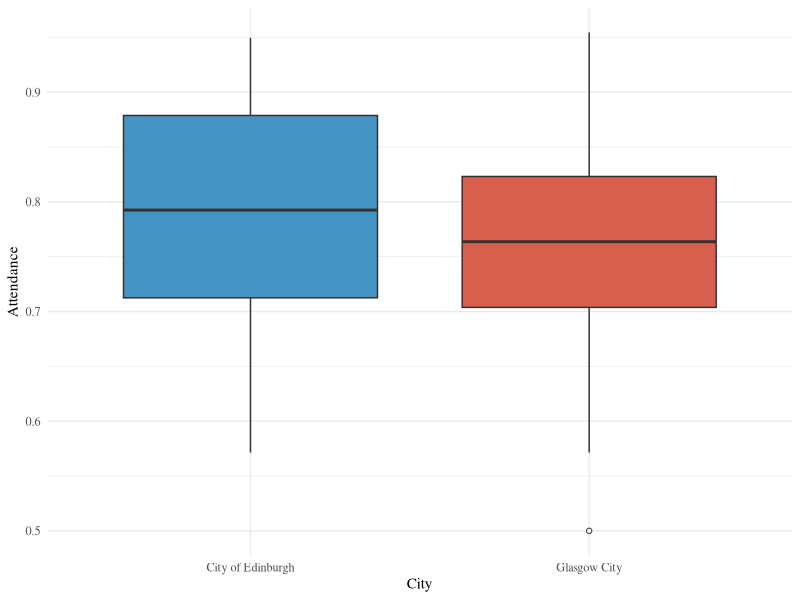
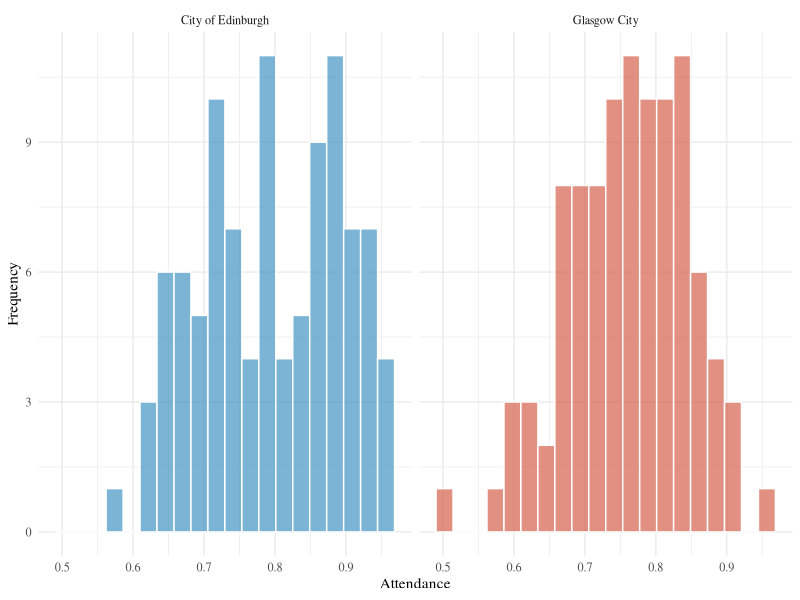
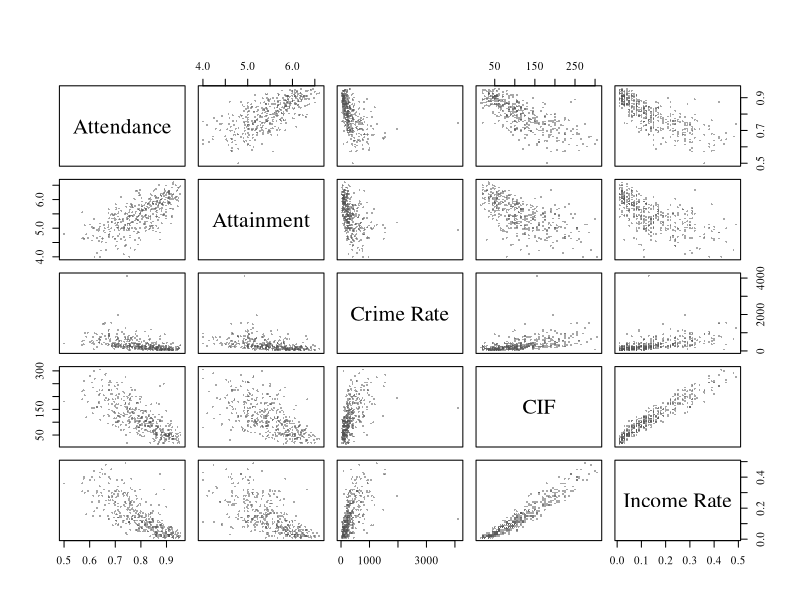
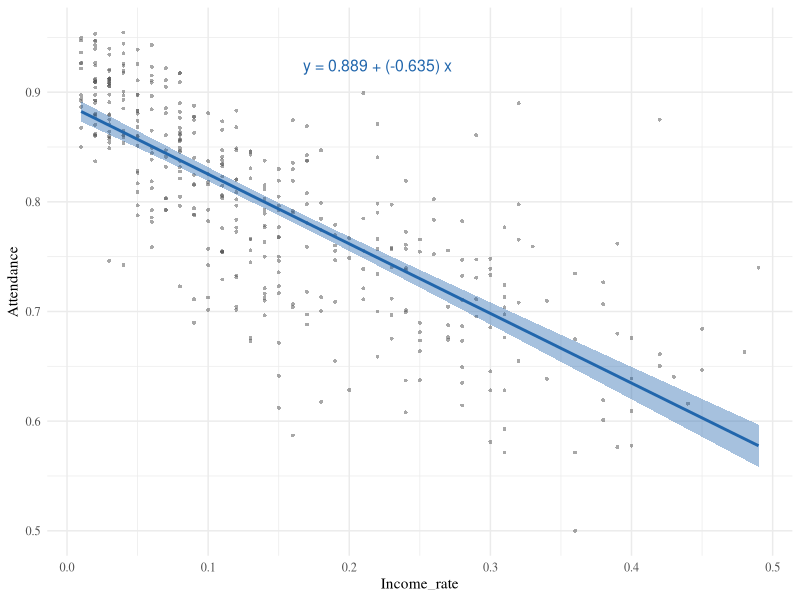
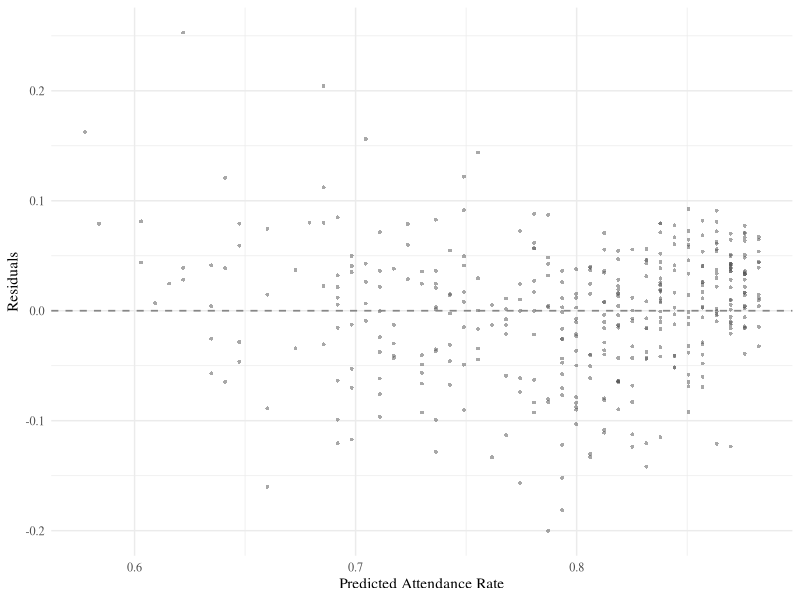
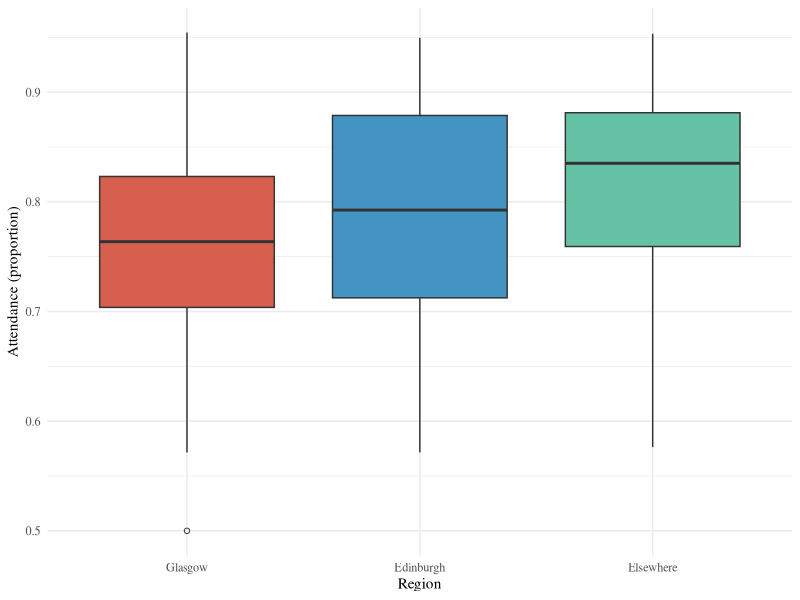
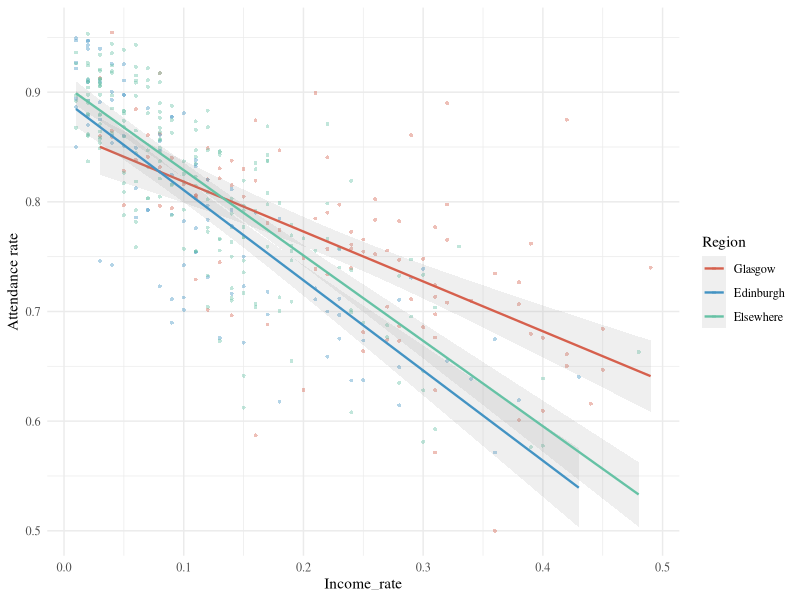
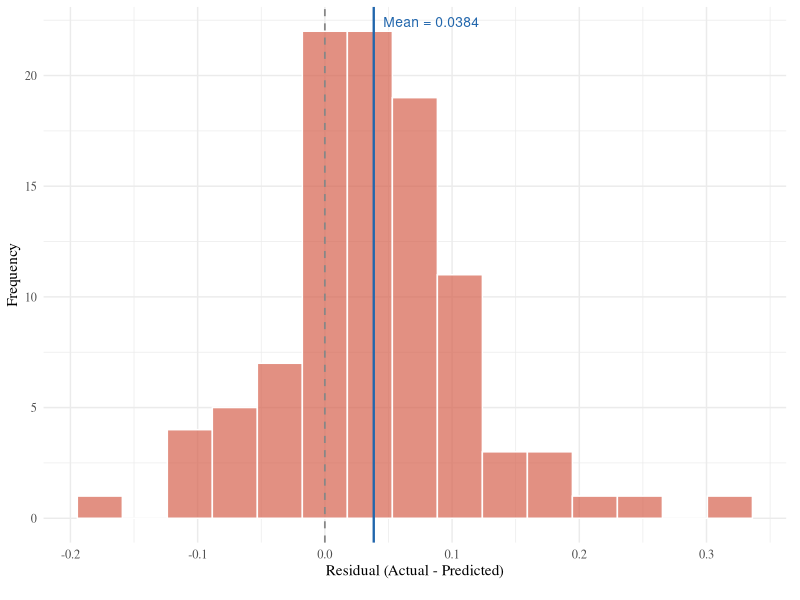

Here is the R script that generated these plots, in order:
## ---- chunk 1
knitr::opts_chunk$set(echo = FALSE, message = FALSE, warning = FALSE, fig.pos = 'H')
dat <- read.csv("scottishData.csv")
library(ggplot2)
library(dplyr)
library(broom)

# Subsets for Section 1
glasgow   <- subset(dat, Council_area == "Glasgow City")
edinburgh <- subset(dat, Council_area == "City of Edinburgh")
elsewhere <- subset(dat, Council_area != "Glasgow City" &
                         Council_area != "City of Edinburgh")

# Region variable for Section 3
dat$Region <- ifelse(dat$Council_area == "Glasgow City", "Glasgow",
              ifelse(dat$Council_area == "City of Edinburgh", "Edinburgh", "Elsewhere"))
dat$Region <- factor(dat$Region, levels = c("Glasgow", "Edinburgh", "Elsewhere"))

# Unified colour palette 
col_gla   <- "#D6604D"   # terracotta  — Glasgow
col_edi   <- "#4393C3"   # steel blue  — Edinburgh
col_else  <- "#66C2A5"   # mint green  — Elsewhere
col_point <- "#525252"   # slate gray  — scatter points
col_line  <- "#2166AC"   # deep blue   — regression line
col_ref   <- "#878787"   # medium gray — reference line

# Use serif font in all plots to match the LaTeX document font
theme_set(theme_minimal(base_family = "serif"))
## ---- chunk 2

dat_two <- subset(dat, Council_area %in% c("Glasgow City", "City of Edinburgh"))

ggplot(dat_two, aes(x = Council_area, y = Attendance, fill = Council_area)) +
  geom_boxplot(outlier.shape = 1, outlier.size = 1.5) +
  scale_fill_manual(values = c("City of Edinburgh" = col_edi, "Glasgow City" = col_gla)) +
  labs(x = "City", y = "Attendance") +
  theme(legend.position = "none")
## ---- chunk 3

ggplot(dat_two, aes(x = Attendance, fill = Council_area)) +
  geom_histogram(bins = 20, alpha = 0.7, color = "white") +
  scale_fill_manual(values = c("City of Edinburgh" = col_edi, "Glasgow City" = col_gla)) +
  facet_wrap(~ Council_area, ncol = 2) +
  labs(x = "Attendance", y = "Frequency") +
  theme(legend.position = "none")
## ---- chunk 4

n_gla <- sum(!is.na(glasgow$Attendance))
n_edi <- sum(!is.na(edinburgh$Attendance))
mean_gla <- mean(glasgow$Attendance, na.rm = TRUE)
mean_edi <- mean(edinburgh$Attendance, na.rm = TRUE)
var_gla  <- var(glasgow$Attendance, na.rm = TRUE)
var_edi  <- var(edinburgh$Attendance, na.rm = TRUE)

sd_gla   <- sd(glasgow$Attendance, na.rm = TRUE)
sd_edi   <- sd(edinburgh$Attendance, na.rm = TRUE)

stats_table <- data.frame(
  City     = c("Glasgow", "Edinburgh"),
  N        = c(n_gla, n_edi),
  Mean     = round(c(mean_gla, mean_edi), 5),
  SD       = round(c(sd_gla, sd_edi), 5),
  Variance = round(c(var_gla, var_edi), 7)
)

knitr::kable(stats_table,
             caption = "Sample means and variances of Attendance for Glasgow and Edinburgh.",
             align = "c",
             booktabs = TRUE)
## ---- chunk 5

ci_mean_gla <- mean_gla + c(-1, 1) * qt(0.975, df = n_gla - 1) * sqrt(var_gla / n_gla)
ci_mean_edi <- mean_edi + c(-1, 1) * qt(0.975, df = n_edi - 1) * sqrt(var_edi / n_edi)

ci_mean_table <- data.frame(
  City  = c("Glasgow", "Edinburgh"),
  Lower = round(c(ci_mean_gla[1], ci_mean_edi[1]), 5),
  Upper = round(c(ci_mean_gla[2], ci_mean_edi[2]), 5)
)

knitr::kable(ci_mean_table,
             caption = "95\\% confidence intervals for the mean of Attendance.",
             align = "c",
             col.names = c("City", "2.5%", "97.5%"),
             booktabs = TRUE)
## ---- chunk 6

# 95% CI for variance using chi-squared distribution
ci_var_gla <- c((n_gla - 1) * var_gla / qchisq(0.975, df = n_gla - 1),
                (n_gla - 1) * var_gla / qchisq(0.025, df = n_gla - 1))
ci_var_edi <- c((n_edi - 1) * var_edi / qchisq(0.975, df = n_edi - 1),
                (n_edi - 1) * var_edi / qchisq(0.025, df = n_edi - 1))

ci_var_table <- data.frame(
  City  = c("Glasgow", "Edinburgh"),
  Lower = round(c(ci_var_gla[1], ci_var_edi[1]), 7),
  Upper = round(c(ci_var_gla[2], ci_var_edi[2]), 7)
)

knitr::kable(ci_var_table,
             caption = "95\\% confidence intervals for the variance of Attendance.",
             align = "c",
             col.names = c("City", "2.5%", "97.5%"),
             booktabs = TRUE)
## ---- chunk 7

t_result <- t.test(glasgow$Attendance, edinburgh$Attendance, var.equal = FALSE)

t_table <- data.frame(
  Statistic = round(t_result$statistic, 4),
  df        = round(t_result$parameter, 2),
  p_value   = formatC(t_result$p.value, format = "e", digits = 4)
)

knitr::kable(t_table,
             caption = "Welch's two-sample t-test for difference in mean Attendance.",
             align = "c",
             col.names = c("t-statistic", "df", "p-value"),
             booktabs = TRUE)
## ---- chunk 8

f_result <- var.test(glasgow$Attendance, edinburgh$Attendance)

f_table <- data.frame(
  Statistic = round(f_result$statistic, 4),
  df1       = f_result$parameter[1],
  df2       = f_result$parameter[2],
  p_value   = formatC(f_result$p.value, format = "e", digits = 4)
)

knitr::kable(f_table,
             caption = "F-test for equality of variances of Attendance.",
             align = "c",
             col.names = c("F-statistic", "df1", "df2", "p-value"),
             booktabs = TRUE)
## ---- chunk 9

vars <- c("Attendance", "Attainment", "crime_rate", "CIF", "Income_rate")

par(family = "serif")
pairs(dat[, vars],
      pch = 16, cex = 0.4, col = adjustcolor(col_point, alpha.f = 0.5),
      main = "",
      labels = c("Attendance", "Attainment", "Crime Rate", "CIF", "Income Rate"))
## ---- chunk 10
# Full 5x5 pairwise Pearson correlation matrix
cor_matrix <- round(cor(dat[, vars], use = "complete.obs", method = "pearson"), 3)
colnames(cor_matrix) <- c("Attendance", "Attainment", "Crime Rate", "CIF", "Income Rate")
rownames(cor_matrix) <- c("Attendance", "Attainment", "Crime Rate", "CIF", "Income Rate")

knitr::kable(cor_matrix,
             caption = "Pairwise Pearson correlation coefficients between the five selected variables.",
             align = "c",
             booktabs = TRUE)

# Store individual correlations for later use
r_attainment <- cor_matrix[1, 2]
r_crime      <- cor_matrix[1, 3]
r_cif        <- cor_matrix[1, 4]
r_income     <- cor_matrix[1, 5]
## ---- chunk 11
# Identify the variable with the highest absolute correlation with Attendance
correlations <- c(
  Attainment = r_attainment,
  Crime_rate = r_crime,
  CIF = r_cif,
  Income_rate = r_income
)
data2_name <- names(which.max(abs(correlations)))

# Fit simple linear regression
model_formula <- as.formula(paste("Attendance ~", data2_name))
lm_model <- lm(model_formula, data = dat)

# Extract coefficients
intercept <- coef(lm_model)[1]
slope     <- coef(lm_model)[2]
r_squared <- summary(lm_model)$r.squared
## ---- chunk 12
display_name <- gsub("_", " ", data2_name)

coef_df <- tidy(lm_model)
coef_df$p.value <- ifelse(coef_df$p.value < 0.001, "< 0.001",
                          formatC(coef_df$p.value, format = "f", digits = 4))
knitr::kable(
  coef_df,
  digits = 4,
  caption = paste("Simple linear regression model: Attendance ~", display_name),
  booktabs = TRUE
)
## ---- chunk 13
ci <- confint(lm_model, level = 0.95)
rownames(ci) <- c("Intercept ", "Slope")
colnames(ci) <- c("2.5%", "97.5%")

knitr::kable(
  ci,
  digits = 4,
  caption = "95\\% Confidence Intervals for Regression Coefficients",
  booktabs = TRUE
)
## ---- chunk 14

equation <- paste0("y = ", round(intercept, 3), " + (", round(slope, 3), ") x")

# Dynamic annotation position
x_pos <- quantile(dat[[data2_name]], 0.75, na.rm = TRUE)
y_pos <- quantile(dat$Attendance, 0.95, na.rm = TRUE)

ggplot(dat, aes(x = !!sym(data2_name), y = Attendance)) +
  geom_point(shape = 16, size = 1, colour = adjustcolor(col_point, alpha.f = 0.5)) +
  geom_smooth(method = "lm", se = TRUE, colour = col_line, fill = adjustcolor(col_line, alpha.f = 0.15)) +
  labs(
    x = data2_name,
    y = "Attendance"
  ) +
  annotate("text", x = x_pos, y = y_pos, label = equation, parse = FALSE,
           size = 4, colour = col_line)

## ---- chunk 15

# residuals
dat$residuals <- residuals(lm_model)
dat$fitted    <- fitted(lm_model)

ggplot(dat, aes(x = fitted, y = residuals)) +
  geom_point(shape = 16, size = 1, colour = adjustcolor(col_point, alpha.f = 0.5)) +
  geom_hline(yintercept = 0, linetype = "dashed", colour = col_ref, linewidth = 0.6) +
  labs(
    x = "Predicted Attendance Rate",
    y = "Residuals"
  )

## ---- chunk 16
ggplot(dat, aes(x = Region, y = Attendance, fill = Region)) +
  geom_boxplot(outlier.shape = 1, outlier.size = 1.5) +
  scale_fill_manual(values = c("Glasgow" = col_gla, "Edinburgh" = col_edi, "Elsewhere" = col_else)) +
  labs(x = "Region", y = "Attendance (proportion)") +
  theme(legend.position = "none")
## ---- chunk 17
# F-tests: variance comparison
f_gla_else <- var.test(glasgow$Attendance, elsewhere$Attendance)
f_edi_else <- var.test(edinburgh$Attendance, elsewhere$Attendance)
f_gla_edi  <- var.test(glasgow$Attendance, edinburgh$Attendance)

f_table <- data.frame(
  Comparison = c("Glasgow vs Elsewhere", "Edinburgh vs Elsewhere", "Glasgow vs Edinburgh"),
  F_stat     = round(c(f_gla_else$statistic, f_edi_else$statistic, f_gla_edi$statistic), 4),
  df1        = c(f_gla_else$parameter[1], f_edi_else$parameter[1], f_gla_edi$parameter[1]),
  df2        = c(f_gla_else$parameter[2], f_edi_else$parameter[2], f_gla_edi$parameter[2]),
  p_value    = c(formatC(f_gla_else$p.value, format = "e", digits = 3),
                 formatC(f_edi_else$p.value, format = "e", digits = 3),
                 formatC(f_gla_edi$p.value, format = "e", digits = 3))
)

knitr::kable(f_table,
             caption = "F-tests comparing variance of Attendance between regions.",
             align = "c",
             col.names = c("Comparison", "F-statistic", "df1", "df2", "p-value"),
             booktabs = TRUE)
## ---- chunk 18
# Welch's t-tests: mean comparison
t_gla_else <- t.test(glasgow$Attendance, elsewhere$Attendance, var.equal = FALSE)
t_edi_else <- t.test(edinburgh$Attendance, elsewhere$Attendance, var.equal = FALSE)
t_gla_edi  <- t.test(glasgow$Attendance, edinburgh$Attendance, var.equal = FALSE)

t_table <- data.frame(
  Comparison = c("Glasgow vs Elsewhere", "Edinburgh vs Elsewhere", "Glasgow vs Edinburgh"),
  t_stat     = round(c(t_gla_else$statistic, t_edi_else$statistic, t_gla_edi$statistic), 4),
  df         = round(c(t_gla_else$parameter, t_edi_else$parameter, t_gla_edi$parameter), 2),
  p_value    = c(formatC(t_gla_else$p.value, format = "e", digits = 3),
                 formatC(t_edi_else$p.value, format = "e", digits = 3),
                 formatC(t_gla_edi$p.value, format = "e", digits = 3))
)

knitr::kable(t_table,
             caption = "Welch's t-tests comparing mean Attendance between regions.",
             align = "c",
             col.names = c("Comparison", "t-statistic", "df", "p-value"),
             booktabs = TRUE)
## ---- chunk 19
lm_gla  <- lm(Attendance ~ Income_rate, data = glasgow)
lm_edi  <- lm(Attendance ~ Income_rate, data = edinburgh)
lm_else <- lm(Attendance ~ Income_rate, data = elsewhere)

# Extract coefficients
slopes     <- c(coef(lm_gla)[2], coef(lm_edi)[2], coef(lm_else)[2])
intercepts <- c(coef(lm_gla)[1], coef(lm_edi)[1], coef(lm_else)[1])
r_sq       <- c(summary(lm_gla)$r.squared, summary(lm_edi)$r.squared, summary(lm_else)$r.squared)

# 95% CIs for slopes
ci_gla  <- confint(lm_gla,  "Income_rate", level = 0.95)
ci_edi  <- confint(lm_edi,  "Income_rate", level = 0.95)
ci_else <- confint(lm_else, "Income_rate", level = 0.95)

reg_table <- data.frame(
  Region    = c("Glasgow", "Edinburgh", "Elsewhere"),
  Intercept = round(intercepts, 4),
  Slope     = round(slopes, 4),
  CI_lower  = round(c(ci_gla[1], ci_edi[1], ci_else[1]), 4),
  CI_upper  = round(c(ci_gla[2], ci_edi[2], ci_else[2]), 4),
  R_squared = round(r_sq, 4)
)

knitr::kable(reg_table,
             caption = "Regional regression models: Attendance on Income\\_rate.",
             align = "c",
             booktabs = TRUE,
             col.names = c("Region", "Intercept", "Slope",
                           "Slope CI lower", "Slope CI upper", "R-squared"))
## ---- chunk 20
ggplot(dat, aes(x = Income_rate, y = Attendance, colour = Region)) +
  geom_point(shape = 16, size = 1, alpha = 0.4) +
  geom_smooth(method = "lm", se = TRUE, linewidth = 0.8, alpha = 0.15) +
  scale_colour_manual(values = c("Glasgow" = col_gla, "Edinburgh" = col_edi, "Elsewhere" = col_else)) +
  labs(x = "Income_rate", y = "Attendance rate")
## ---- chunk 21
new_data <- data.frame(Income_rate = 0.15)

pred_gla  <- predict(lm_gla,  newdata = new_data, interval = "prediction", level = 0.95)
pred_edi  <- predict(lm_edi,  newdata = new_data, interval = "prediction", level = 0.95)
pred_else <- predict(lm_else, newdata = new_data, interval = "prediction", level = 0.95)

pred_table <- data.frame(
  Region = c("Glasgow", "Edinburgh", "Elsewhere"),
  Fitted = round(c(pred_gla[1], pred_edi[1], pred_else[1]), 4),
  Lower  = round(c(pred_gla[2], pred_edi[2], pred_else[2]), 4),
  Upper  = round(c(pred_gla[3], pred_edi[3], pred_else[3]), 4),
  Width  = round(c(pred_gla[3] - pred_gla[2],
                    pred_edi[3] - pred_edi[2],
                    pred_else[3] - pred_else[2]), 4)
)

knitr::kable(pred_table,
             caption = "95\\% prediction intervals for Attendance at Income\\_rate $= 0.15$.",
             align = "c",
             col.names = c("Region", "Fitted", "Lower", "Upper", "Width"),
             booktabs = TRUE)
## ---- chunk 22
# Baseline model: trained on non-Glasgow data
dat_baseline <- subset(dat, Region != "Glasgow")
lm_baseline  <- lm(Attendance ~ Income_rate, data = dat_baseline)

baseline_summary <- summary(lm_baseline)
b0 <- coef(lm_baseline)[1]
b1 <- coef(lm_baseline)[2]
## ---- chunk 23
baseline_ci <- confint(lm_baseline, level = 0.95)

baseline_coef <- data.frame(
  Term      = c("Intercept", "Income_rate"),
  Estimate  = round(coef(lm_baseline), 4),
  CI_lower  = round(baseline_ci[, 1], 4),
  CI_upper  = round(baseline_ci[, 2], 4)
)

knitr::kable(baseline_coef,
             caption = paste0("Baseline regression model (non-Glasgow, $n = ",
                              nrow(dat_baseline), "$): Attendance on Income\\_rate."),
             align = "c",
             booktabs = TRUE,
             col.names = c("Term", "Estimate", "95% CI lower", "95% CI upper"),
             row.names = FALSE)
## ---- chunk 24
# Predict Glasgow's "expected" attendance using the baseline model
glasgow$predicted <- predict(lm_baseline, newdata = glasgow)
glasgow$residual  <- glasgow$Attendance - glasgow$predicted

# Descriptive statistics of Glasgow residuals
mean_resid <- mean(glasgow$residual)
sd_resid   <- sd(glasgow$residual)
n_resid    <- length(glasgow$residual)
## ---- chunk 25
resid_df <- data.frame(residual = glasgow$residual)
ggplot(resid_df, aes(x = residual)) +
  geom_histogram(bins = 15, fill = col_gla, colour = "white", alpha = 0.7) +
  geom_vline(xintercept = 0, linetype = "dashed", colour = col_ref, linewidth = 0.6) +
  geom_vline(xintercept = mean_resid, colour = col_line, linewidth = 0.8) +
  annotate("text", x = mean_resid, y = Inf, vjust = 2, hjust = -0.1,
           label = paste0("Mean = ", round(mean_resid, 4)),
           colour = col_line, size = 3.5) +
  scale_x_continuous(breaks = scales::pretty_breaks(n = 6)) +
  labs(x = "Residual (Actual - Predicted)", y = "Frequency") +
  theme(
        axis.text.x = element_text(size = 9),
        plot.margin = margin(t = 5, r = 10, b = 15, l = 5, unit = "pt"))
## ---- chunk 26
t_resid <- t.test(glasgow$residual, mu = 0)

t_resid_table <- data.frame(
  Mean_residual = round(mean_resid, 4),
  SE            = round(sd_resid / sqrt(n_resid), 4),
  t_stat        = round(t_resid$statistic, 4),
  df            = t_resid$parameter,
  p_value       = formatC(t_resid$p.value, format = "e", digits = 3),
  CI_lower      = round(t_resid$conf.int[1], 4),
  CI_upper      = round(t_resid$conf.int[2], 4)
)

knitr::kable(t_resid_table,
             caption = "One-sample t-test on Glasgow residuals ($H_0: \\mu_e = 0$).",
             align = "c",
             booktabs = TRUE,
             col.names = c("Mean residual", "SE", "t-statistic", "df",
                           "p-value", "95% CI lower", "95% CI upper"),
             row.names = FALSE)
## ---- chunk 27
# Select continuous candidate variables (exclude identifiers, Income, and Attendance)
scan_vars <- c("Employment_rate", "CIF",
               "ALCOHOL", "DRUG", "SMR", "DEPRESS", "LBWT", "EMERG",
               "Attainment", "no_qualifications", "not_participating", "University",
               "drive_petrol", "drive_GP", "drive_post", "drive_primary",
               "drive_retail", "drive_secondary",
               "PT_GP", "PT_post", "PT_retail",
               "Broadband", "crime_rate",
               "overcrowded_rate", "nocentralheat_rate")

# Compute Pearson r between Glasgow residuals and each variable
cors <- sapply(scan_vars, function(v) {
  x <- glasgow[[v]]
  if (is.numeric(x) && sum(!is.na(x)) > 5) {
    cor(glasgow$residual, x, use = "complete.obs")
  } else {
    NA
  }
})

# Sort by absolute correlation
cors <- cors[!is.na(cors)]
cors_sorted <- sort(abs(cors), decreasing = TRUE)
cors_signed <- cors[names(cors_sorted)]

scan_table <- data.frame(
  Variable = names(cors_signed),
  r        = round(cors_signed, 4),
  abs_r    = round(abs(cors_signed), 4)
)

knitr::kable(scan_table,
             caption = "Pearson correlations: Glasgow residuals vs candidate variables (sorted by absolute r).",
             align = "c",
             col.names = c("Variable", "r", "Abs(r)"),
             row.names = FALSE,
             booktabs = TRUE)
## ---- chunk 28
# Identify the variable with the highest |r|
top_var_name <- names(cors_signed)[1]
top_var_r    <- cors_signed[1]
top_var_tex  <- gsub("_", "\\_", top_var_name, fixed = TRUE)
## ---- chunk 29
lm_deep <- lm(glasgow$residual ~ glasgow[[top_var_name]])
r_deep     <- cor(glasgow$residual, glasgow[[top_var_name]], use = "complete.obs")
r2_deep    <- summary(lm_deep)$r.squared
slope_deep <- coef(lm_deep)[2]
ci_deep    <- confint(lm_deep, level = 0.95)

deep_df <- data.frame(x = glasgow[[top_var_name]], y = glasgow$residual)

ggplot(deep_df, aes(x = x, y = y)) +
  geom_point(shape = 16, size = 1, alpha = 0.4, colour = col_gla) +
  geom_smooth(method = "lm", se = TRUE, colour = col_line,
              fill = adjustcolor(col_line, alpha.f = 0.15), linewidth = 0.8) +
  geom_hline(yintercept = 0, linetype = "dashed", colour = col_ref, linewidth = 0.6) +
  labs(x = top_var_name, y = "Residual (Actual - Predicted Attendance)")
## ---- chunk 30
deep_table <- data.frame(
  Statistic = c("Pearson r", "R-squared", "Slope", "Slope 95% CI lower", "Slope 95% CI upper"),
  Value     = round(c(r_deep, r2_deep, slope_deep, ci_deep[2, 1], ci_deep[2, 2]), 4)
)

knitr::kable(deep_table,
             caption = paste0("Regression of Glasgow residuals on ", top_var_tex, "."),
             align = "c",
             row.names = FALSE,
             booktabs = TRUE)
## ---- chunk 31
q_resid <- quantile(glasgow$residual, probs = c(1/3, 2/3))
q_topvar <- quantile(glasgow[[top_var_name]], probs = c(1/3, 2/3), na.rm = TRUE)

resid_cat <- cut(glasgow$residual,
                 breaks = c(-Inf, q_resid[1], q_resid[2], Inf),
                 labels = c("Negative", "Neutral", "Positive"))
topvar_cat <- cut(glasgow[[top_var_name]],
                  breaks = c(-Inf, q_topvar[1], q_topvar[2], Inf),
                  labels = c("Low", "Medium", "High"))

cont_table <- table(resid_cat, topvar_cat)

knitr::kable(cont_table,
             caption = paste0("Contingency table: Residual category $\\times$ ",
                              top_var_tex, " category (Glasgow only)."),
             booktabs = TRUE)

chi_result <- chisq.test(cont_table)
